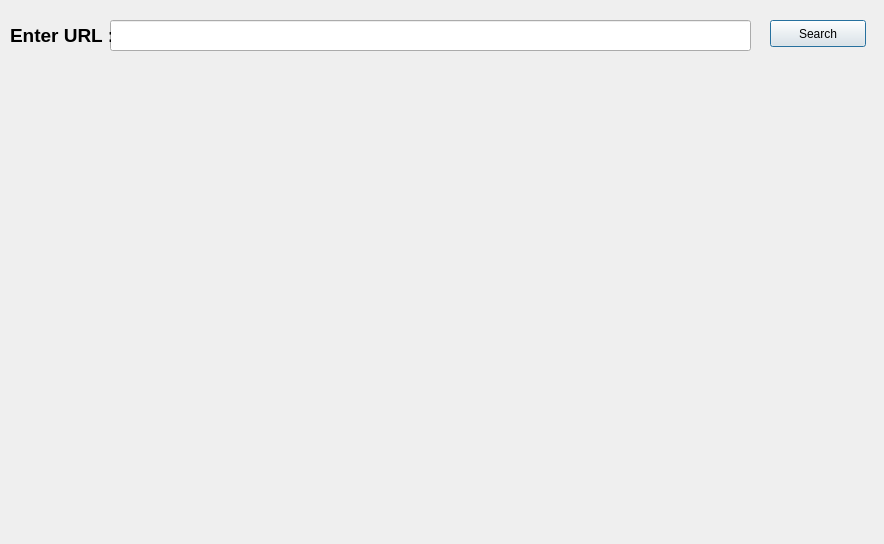
<?xml version="1.0" encoding="UTF-8"?>
<ui version="4.0">
 <class>Dialog</class>
 <widget class="QDialog" name="Dialog">
  <property name="geometry">
   <rect>
    <x>0</x>
    <y>0</y>
    <width>884</width>
    <height>544</height>
   </rect>
  </property>
  <property name="windowTitle">
   <string>Dialog</string>
  </property>
  <widget class="QPushButton" name="pushButtonSearch">
   <property name="geometry">
    <rect>
     <x>770</x>
     <y>20</y>
     <width>96</width>
     <height>27</height>
    </rect>
   </property>
   <property name="text">
    <string>Search</string>
   </property>
  </widget>
  <widget class="QLineEdit" name="lineEditURL">
   <property name="geometry">
    <rect>
     <x>110</x>
     <y>20</y>
     <width>641</width>
     <height>31</height>
    </rect>
   </property>
  </widget>
  <widget class="QLabel" name="label">
   <property name="geometry">
    <rect>
     <x>10</x>
     <y>20</y>
     <width>101</width>
     <height>31</height>
    </rect>
   </property>
   <property name="text">
    <string>&lt;html&gt;&lt;head/&gt;&lt;body&gt;&lt;p&gt;&lt;span style=&quot; font-size:14pt; font-weight:600;&quot;&gt;Enter URL :&lt;/span&gt;&lt;/p&gt;&lt;/body&gt;&lt;/html&gt;</string>
   </property>
  </widget>
 </widget>
 <resources/>
 <connections/>
</ui>
